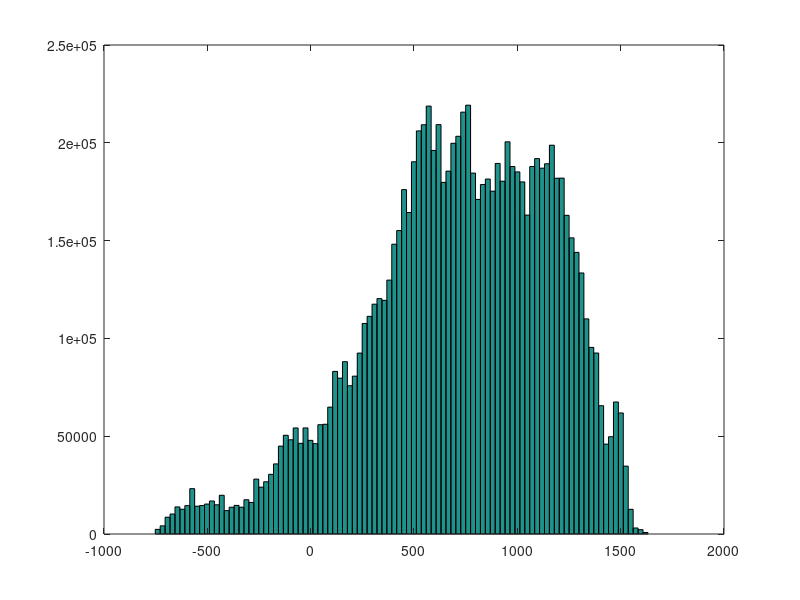

Recreate this plot in MATLAB.
NPOINTS = 10000000;







function result = getCoinTosses(nPoints, weight)

  result = -1 + 2*(rand(1, nPoints) < weight);

endfunction






a = [ 1 -1];
b = [ 0  1];

x = getCoinTosses(NPOINTS, 0.5);
y = filter(b, a, x);

#plot(y);
hist(y, 100);